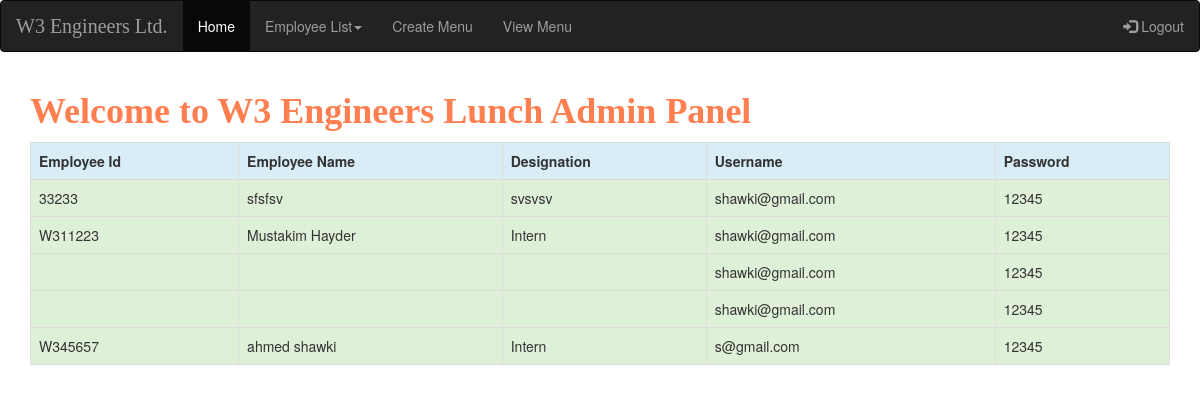
/employee_list.php, run on the app's committed database.
### tables this page shows
CREATE TABLE `user` (
  `serial_no` int(11) NOT NULL,
  `employee_id` varchar(100) NOT NULL,
  `employee_name` varchar(100) NOT NULL,
  `employee_designation` varchar(100) NOT NULL,
  `username` varchar(100) NOT NULL,
  `password` varchar(100) NOT NULL
);

### employee_list.php (the view, shortened to what this page needs)
<?php
$connect=mysqli_connect("localhost","root","","w3_lunch");
$query="select * from user";
$result=mysqli_query($connect,$query);
?>
<!DOCTYPE html>
<html lang="en">
<head>
    <link rel="stylesheet" href="https://maxcdn.bootstrapcdn.com/bootstrap/3.3.7/css/bootstrap.min.css">
    <link rel="stylesheet" type="text/css" href="css/home.css">
</head>
<body>
<nav class="navbar navbar-inverse">
    <div class="container-fluid">
        <div class="navbar-header">
            <a class="navbar-brand w3_engineers" href="index.php">W3 Engineers Ltd.</a>
        </div>
        <ul class="nav navbar-nav">
            <li class="active"><a href="login_dashboard.php">Home</a></li>
            <li class="dropdown"><a class="dropdown-toggle" data-toggle="dropdown" href="#">Employee List<span class="caret"></span></a>
            </li>
            <li><a href="#">Create Menu</a></li>
            <li><a href="view_menu.php"> View Menu</a> </li>
        </ul>
        <ul class="nav navbar-nav navbar-right">
            <li><a href="index.php"><span class="glyphicon glyphicon-log-in"></span> Logout</a></li>
        </ul>
    </div>
</nav>
<div class="container">
    <h1 class="lunch_header">Welcome to W3 Engineers Lunch Admin Panel
    </h1>
    <div class="table-responsive">
        <table class="table table-bordered table-striped">
            <tr>
                <th class="info">Employee Id</th>
                <th class="info">Employee Name</th>
                <th class="info">Designation</th>
                <th class="info">Username</th>
                <th class="info">Password</th>
            </tr>
            <?php
            while($row = mysqli_fetch_array($result))
            {
                echo '
      <tr class="success">
       <td>'.$row["employee_id"].'</td>
       <td>'.$row["employee_name"].'</td>
       <td>'.$row["employee_designation"].'</td>
        <td>'.$row["username"].'</td>
         <td>'.$row["password"].'</td>
      </tr>
      ';
            }
            ?>
        </table>
    </div>
</div>
</body>
</html>

### css/home.css (style rules this page uses)
.w3_engineers { font-family: Consolas; font-size: 20px; }
.lunch_header { font-family: Consolas; font-weight: bold; color: coral; }

### data on the page
user: employee "33233", employee_name "sfsfsv", employee_designation "svsvsv", username "shawki@gmail.com", password "12345"
user: employee "W311223", employee_name "Mustakim Hayder", employee_designation "Intern", username "shawki@gmail.com", password "12345"
user: username "shawki@gmail.com", password "12345"
user: username "shawki@gmail.com", password "12345"
user: employee "W345657", employee_name "ahmed shawki", employee_designation "Intern", username "s@gmail.com", password "12345"
